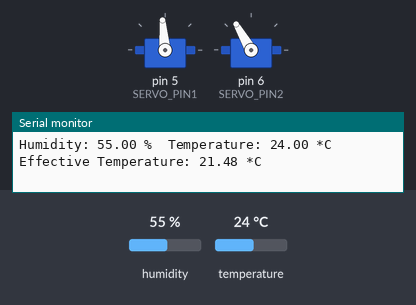
A sketch run on a simulated Arduino Uno, built with avr-gcc and run on an emulated ATmega328P. Shown: 2 × servo, the last lines printed to the serial monitor. The test bench sets the inputs (shaded band); at power-on: temperature 24 °C, humidity 55 %.

Above: at 4.4 s.
4.5 s: temperature set to 30 °C
7.9 s: temperature set to 33 °C
At 10.2 s:
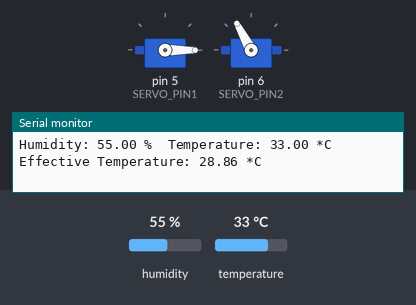
11.3 s: humidity set to 25 %
14.7 s: humidity set to 22 %
At 17.5 s:
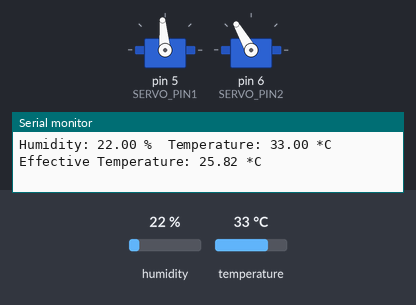
18.1 s: humidity set to 44 %
21.5 s: humidity set to 47 %
At 23.1 s:
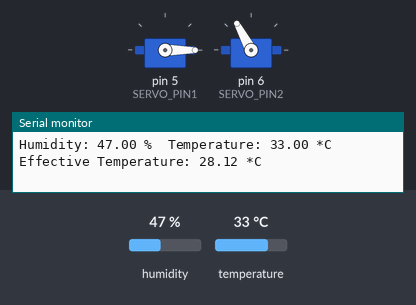
Timing chart, 0 to 24.6 s (numbered marks = the images above; inputs shaded):
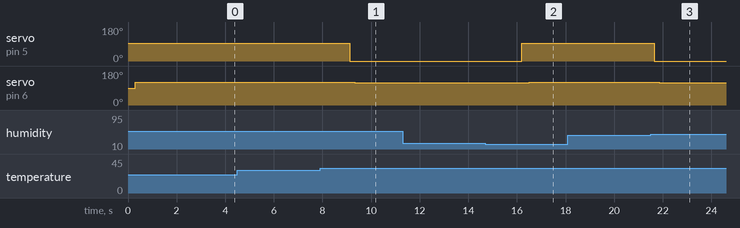

Measured:
- the behaviour switches between 31 and 32 °C on temperature (found by bisection; images 0 and 1)
- the behaviour switches between 24 and 23 % on humidity (found by bisection; images 1 and 2)
- the behaviour switches between 45 and 46 % on humidity (found by bisection; images 2 and 3)
- after the input at 7.9 s, servo on pin 5 (SERVO_PIN1): 95° → 0° after 1.2 s; servo on pin 6 (SERVO_PIN2): 120° → 118° after 1.4 s
- after the input at 14.7 s, servo on pin 5 (SERVO_PIN1): 0° → 95° after 1.5 s; servo on pin 6 (SERVO_PIN2): 118° → 120° after 1.8 s
- after the input at 21.5 s, servo on pin 5 (SERVO_PIN1): 95° → 0° after 0.15 s; servo on pin 6 (SERVO_PIN2): 120° → 118° after 0.35 s

The sketch:

Window_Temp_Humidity_Controller.ino
```cpp
#include <DHT.h>
#include <Servo.h>

// Define constants
const int DHT_PIN = 2;
const int SERVO_PIN1 = 5;
const int SERVO_PIN2 = 6;

// Initialize DHT sensor and servos
DHT dht(DHT_PIN, DHT11);
Servo servo1;
Servo servo2;

// Initialize variables
float humidity = 0.0;
float temperature = 0.0;
float effectiveTemperature = 0.0;
int angle = 0;
unsigned long lastReadTime = 0;

void setup() {
  Serial.begin(9600);
  dht.begin();
  servo1.attach(SERVO_PIN1);
  servo2.attach(SERVO_PIN2);
}

void loop() {
  unsigned long currentTime = millis();
  if (currentTime - lastReadTime > 1000) {
    // Read humidity and temperature
    humidity = dht.readHumidity();
    temperature = dht.readTemperature();
    effectiveTemperature = temperature - 0.4 * (temperature - 10) * (1.0 - (humidity / 100));

    // Print readings to serial monitor
    Serial.print("Humidity: ");
    Serial.print(humidity);
    Serial.print(" %\t");
    Serial.print("Temperature: ");
    Serial.print(temperature);
    Serial.print(" *C\t");
    Serial.print("Effective Temperature: ");
    Serial.print(effectiveTemperature);
    Serial.println(" *C");

    lastReadTime = currentTime;
  }

  // Check for errors
  if (isnan(humidity) || isnan(temperature)) {
    Serial.println("Error reading");
    return;
  }

  // Control servos based on effective temperature
  if (effectiveTemperature < 26) {
    servo1.write(95);
    delay(300);
    servo2.write(120);
  } else if (effectiveTemperature > 28) {
    servo1.write(0);
    delay(200);
    servo2.write(118);
  }
}
```
